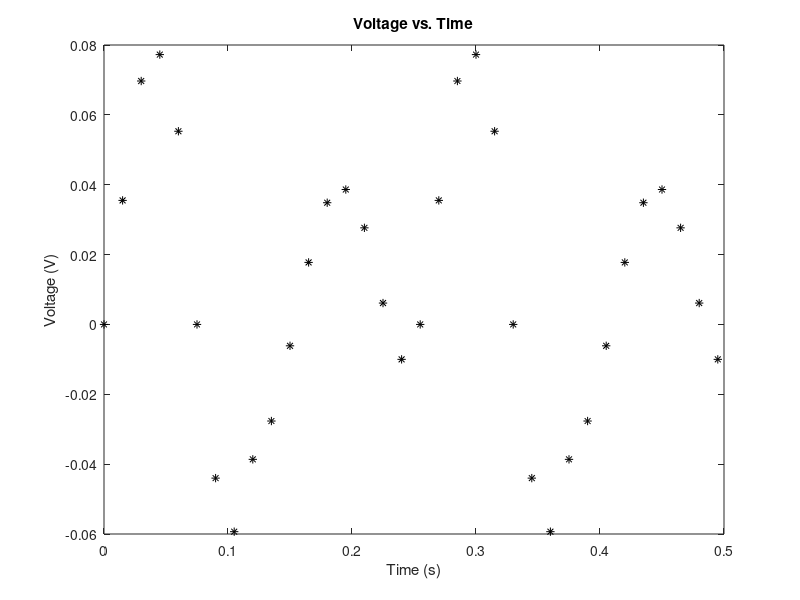
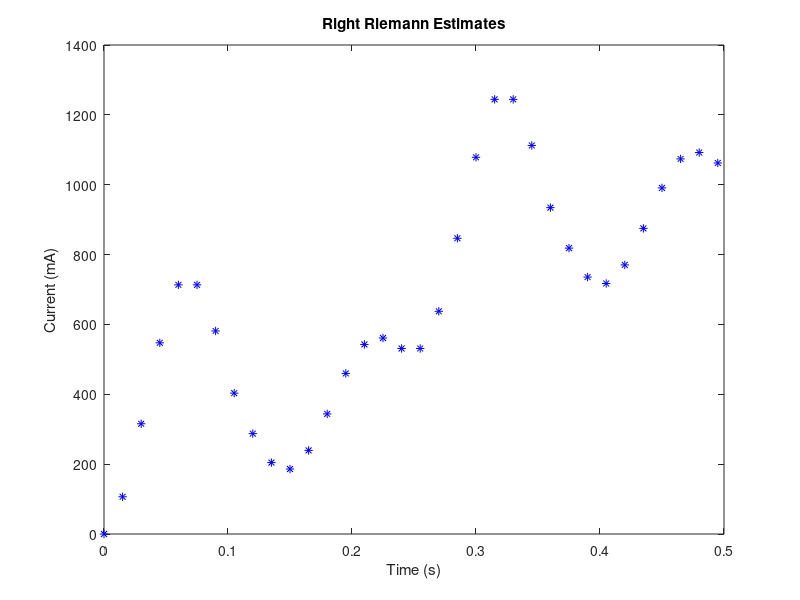
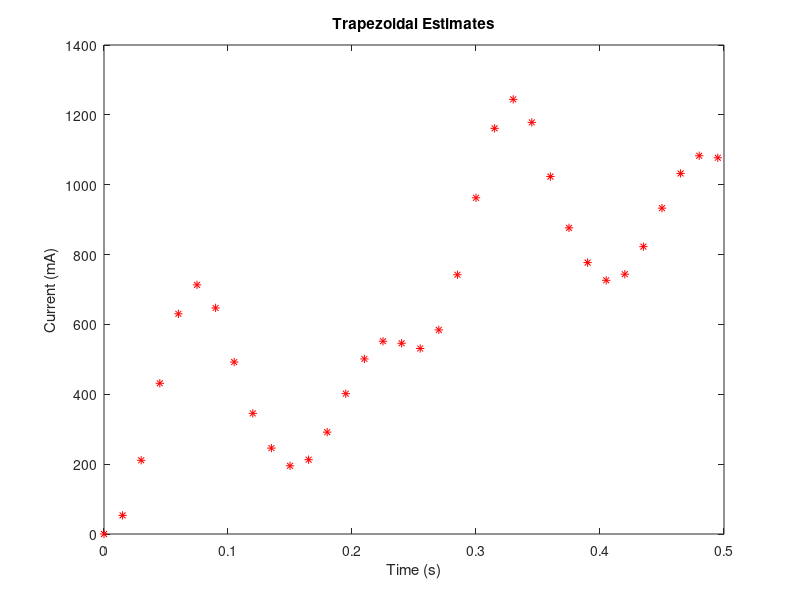

Write the MATLAB code that produced these figures, in order.
% Coleman Lyski
% March 9, 2017
% Midterm - P2
clear; clc; close all; home
commandwindow

load P2

figure(1)
clf
plot(t,Ind_V,'k*')
title('Voltage vs. Time')
xlabel('Time (s)')
ylabel('Voltage (V)')

L = 0.005;
deltaT = t(2) - t(1);


for k = 2:length(t)
    Areas_RRE(k) = (1000/L) * (Ind_V(k)*deltaT);
end
RRE(1) = Areas_RRE(1);
for k = 2:length(t)
   RRE(k) = RRE(k-1) + Areas_RRE(k); 
end

figure(2)
clf
plot(t,RRE,'b*')
title('Right Riemann Estimates')
xlabel('Time (s)')
ylabel('Current (mA)')


for k = 2:length(t)
   Areas_Trap(k) = (1000/L) * (((Ind_V(k-1)+Ind_V(k))/2)*deltaT);
end
trap(1) = Areas_Trap(1);
for k = 2:length(t)
    trap(k) = trap(k-1) + Areas_Trap(k);
end

figure(3)
clf
plot(t,trap,'r*')
title('Trapezoidal Estimates')
xlabel('Time (s)')
ylabel('Current (mA)')


fprintf('\nFinal Current Value for Right Riemann Sum Estimate: %0.2f mA',RRE(length(RRE)))
fprintf('\nFinal Current Value for Trapezoidal Sum Estimate: %0.2f mA',trap(length(trap)))


